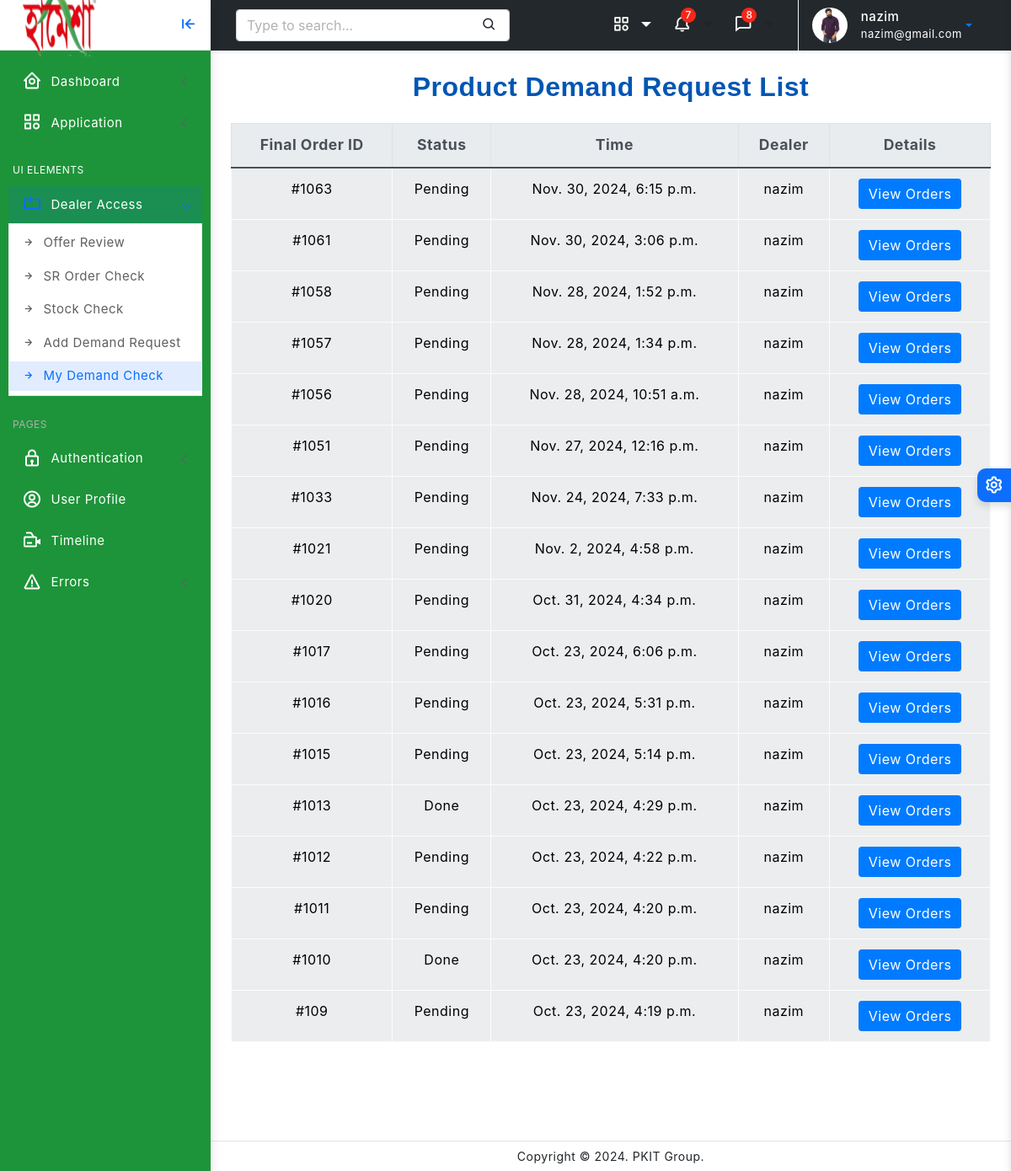
Before: /demand/check/ (signed in) with the older database file.
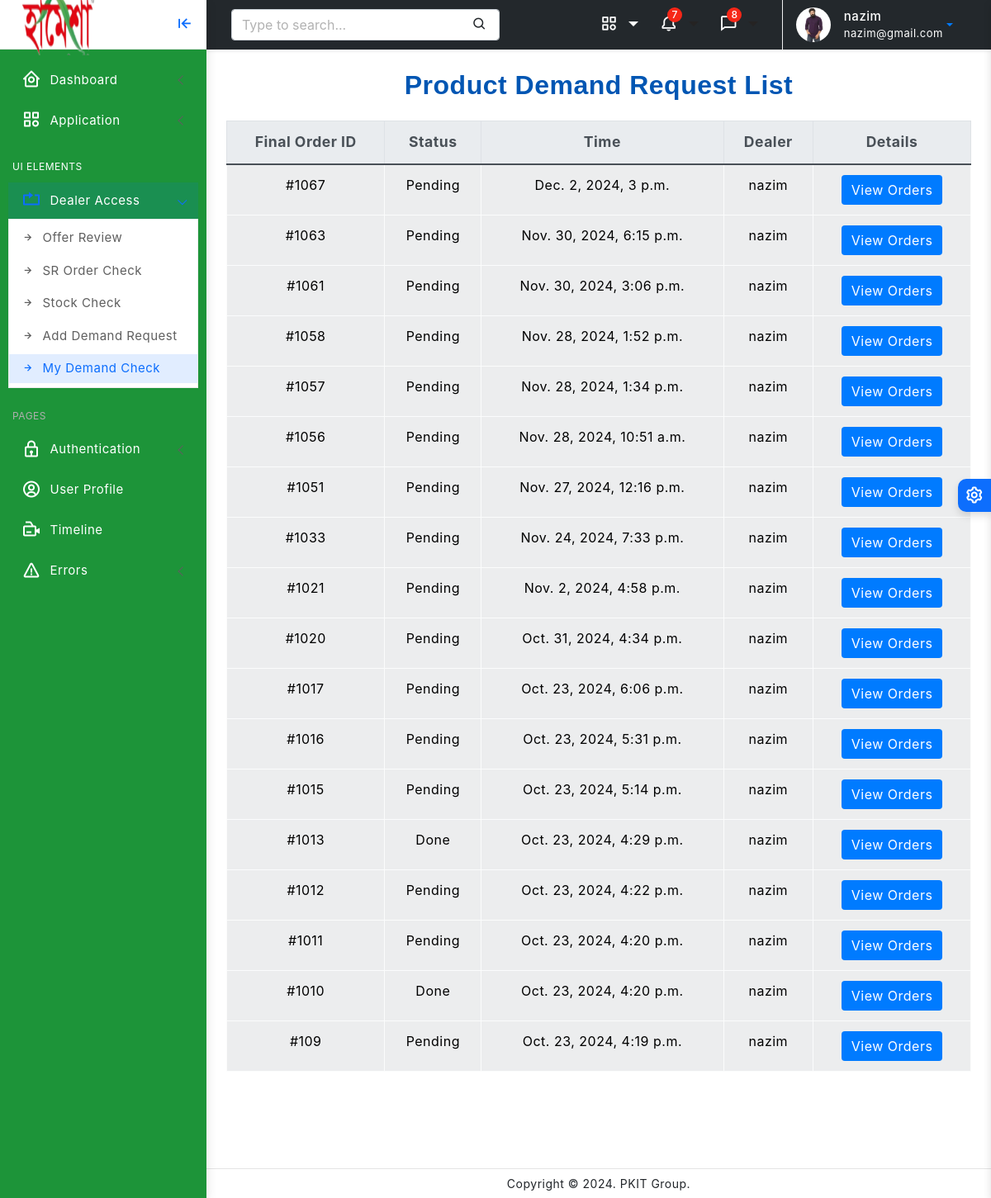
After: the same page with the newer database file.
### dashboard/models.py (models this page shows, shortened)
class DealerOrder(models.Model):
    dealer = models.ForeignKey(User, on_delete=models.CASCADE)
    created_at = models.DateTimeField(auto_now_add=True, verbose_name="Date Created")
    status = models.CharField(max_length=20, choices=DemandStatus, default='Pending')
    products = models.ManyToManyField(DealerProductNeed, verbose_name="Select Orders")

### dashboard/decorators.py (the view)
        def wrapper(request, *args, **kwargs):
            group = None
            if request.user.groups.exists():
                group = request.user.groups.all()[0].name
            if group in allowed_roles:
                return view_func(request, *args, **kwargs)
            else:
                return HttpResponse('You are not authorized to view this page')

### dashboard/models.py (called while the page is built)
    def net_amount(self):
        if self.product is None:
            return 0
        return self.demand_quantity * self.product.product_dp

    def gross_amount(self):
        if self.product is None:
            return 0
        return self.demand_quantity * self.product.product_dp

### templates/dashboard/dealer_demand_check.html (shortened to what this page needs)
{% extends 'partials/base0.html' %}
{% load static %}
{% block content %}
<div class="page-wrapper">
    <div class="page-content">
        <h2 class="text-center mb-4">Product Demand Request List</h2>
        <table class="table table-hover table-striped table-bordered">
            <thead class="thead-light">
                <tr>
                    <th scope="col">Final Order ID</th>
                    <th scope="col">Status</th>
                    <th scope="col">Time</th>
                    <th scope="col">Dealer</th>
                    <th scope="col">Details</th>
                </tr>
            </thead>
            <tbody>
                {% for final_order in final_orders %}
                <tr class="table-light">
                    <td>#10{{ final_order.id }}</td>
                    <td>{{ final_order.status }}</td>
                    <td>{{ final_order.created_at }}</td>
                    <td>{{ final_order.dealer }}</td>
                    <td>
                        <button type="button" class="btn btn-primary" data-toggle="collapse" data-target="#orderDetails-{{ final_order.id }}">
                            View Orders
                        </button>
                    </td>
                </tr>
                {% endfor %}
            </tbody>
        </table>
        <link rel="stylesheet" href="https://stackpath.bootstrapcdn.com/bootstrap/4.3.1/css/bootstrap.min.css">
    </div>
</div>
<br><br><br><br>
{% endblock %}

Changed rows visible on the page:
added DealerOrder: id "67", status "Pending", created_at "Dec. 2, 2024, 3 p.m.", dealer "nazim"
